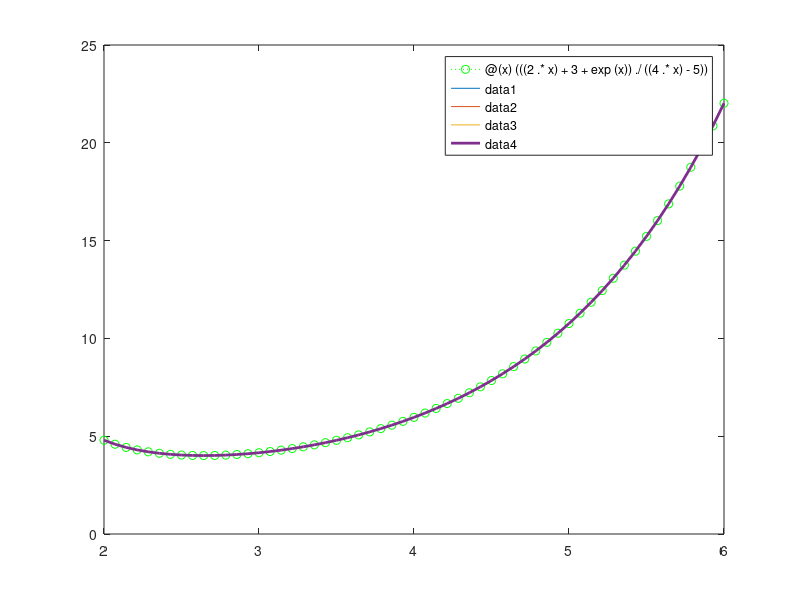

Write MATLAB code to recreate this figure.
#x = 2:0.01:6;
#plot((2*x + 3 + exp(x))/(4*x -5));

%1
%b
%1
%b
fun = @(x) (((2.*x) + 3 + exp(x))./((4.*x) - 5));
fplot(fun,[2,6], 'g:o');
hold on 
fplot(fun,[2 6],'MarkerEdgeColor','yellow');
hold on
fplot(fun,[2 6], 'MarkerFaceColor','red');
hold on
fplot(fun,[2 6], 'MarkerSize',14);
hold on
fplot(fun,[2 6],'LineWidth',2)
hold off
